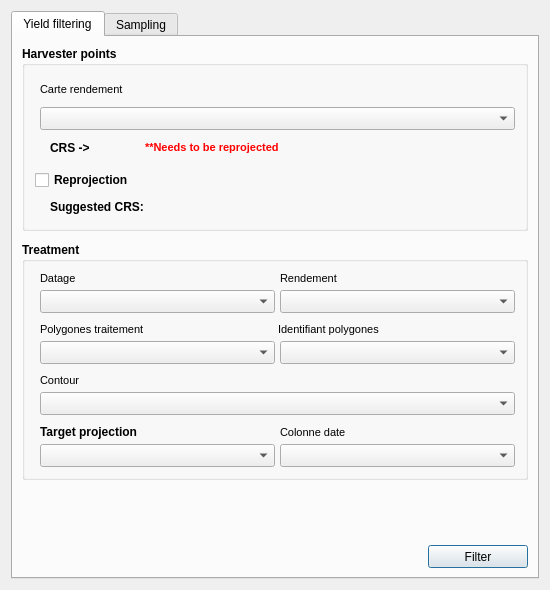
<?xml version="1.0" encoding="UTF-8"?>
<ui version="4.0">
 <class>Dialog</class>
 <widget class="QDialog" name="Dialog">
  <property name="geometry">
   <rect>
    <x>0</x>
    <y>0</y>
    <width>550</width>
    <height>590</height>
   </rect>
  </property>
  <property name="minimumSize">
   <size>
    <width>550</width>
    <height>590</height>
   </size>
  </property>
  <property name="windowTitle">
   <string>Dialog</string>
  </property>
  <layout class="QGridLayout" name="gridLayout">
   <item row="0" column="0">
    <widget class="QTabWidget" name="tabWidget">
     <property name="currentIndex">
      <number>0</number>
     </property>
     <widget class="QWidget" name="yieldFiltering">
      <attribute name="title">
       <string>Yield filtering</string>
      </attribute>
      <layout class="QGridLayout" name="gridLayout_2">
       <item row="3" column="0">
        <spacer name="verticalSpacer">
         <property name="orientation">
          <enum>Qt::Vertical</enum>
         </property>
         <property name="sizeHint" stdset="0">
          <size>
           <width>20</width>
           <height>20</height>
          </size>
         </property>
        </spacer>
       </item>
       <item row="4" column="0">
        <layout class="QHBoxLayout" name="horizontalLayout_13">
         <property name="spacing">
          <number>0</number>
         </property>
         <item>
          <spacer name="horizontalSpacer_9">
           <property name="orientation">
            <enum>Qt::Horizontal</enum>
           </property>
           <property name="sizeHint" stdset="0">
            <size>
             <width>40</width>
             <height>20</height>
            </size>
           </property>
          </spacer>
         </item>
         <item>
          <widget class="QPushButton" name="yeldFilterPushButton">
           <property name="minimumSize">
            <size>
             <width>100</width>
             <height>23</height>
            </size>
           </property>
           <property name="maximumSize">
            <size>
             <width>16777215</width>
             <height>28</height>
            </size>
           </property>
           <property name="styleSheet">
            <string notr="true">font: 8pt &quot;MS Shell Dlg 2&quot;;</string>
           </property>
           <property name="text">
            <string>Filter</string>
           </property>
          </widget>
         </item>
        </layout>
       </item>
       <item row="0" column="0">
        <widget class="QGroupBox" name="groupBox_3">
         <property name="sizePolicy">
          <sizepolicy hsizetype="Preferred" vsizetype="MinimumExpanding">
           <horstretch>0</horstretch>
           <verstretch>0</verstretch>
          </sizepolicy>
         </property>
         <property name="minimumSize">
          <size>
           <width>0</width>
           <height>185</height>
          </size>
         </property>
         <property name="font">
          <font>
           <weight>75</weight>
           <bold>true</bold>
          </font>
         </property>
         <property name="title">
          <string>Harvester points</string>
         </property>
         <layout class="QVBoxLayout" name="verticalLayout_3">
          <property name="spacing">
           <number>5</number>
          </property>
          <property name="leftMargin">
           <number>10</number>
          </property>
          <property name="topMargin">
           <number>10</number>
          </property>
          <property name="rightMargin">
           <number>10</number>
          </property>
          <property name="bottomMargin">
           <number>10</number>
          </property>
          <item>
           <layout class="QVBoxLayout" name="verticalLayout_6">
            <property name="spacing">
             <number>5</number>
            </property>
            <property name="leftMargin">
             <number>0</number>
            </property>
            <property name="rightMargin">
             <number>0</number>
            </property>
            <item>
             <layout class="QHBoxLayout" name="horizontalLayout_19">
              <property name="spacing">
               <number>5</number>
              </property>
              <property name="leftMargin">
               <number>5</number>
              </property>
              <property name="topMargin">
               <number>0</number>
              </property>
              <item>
               <widget class="QLabel" name="methodLabel_3">
                <property name="minimumSize">
                 <size>
                  <width>0</width>
                  <height>13</height>
                 </size>
                </property>
                <property name="font">
                 <font>
                  <family>MS Shell Dlg 2</family>
                  <pointsize>8</pointsize>
                  <weight>50</weight>
                  <italic>false</italic>
                  <bold>false</bold>
                 </font>
                </property>
                <property name="styleSheet">
                 <string notr="true">font: 8pt &quot;MS Shell Dlg 2&quot;</string>
                </property>
                <property name="text">
                 <string>Carte rendement</string>
                </property>
               </widget>
              </item>
             </layout>
            </item>
            <item>
             <layout class="QHBoxLayout" name="horizontalLayout_4">
              <property name="spacing">
               <number>5</number>
              </property>
              <property name="leftMargin">
               <number>5</number>
              </property>
              <item>
               <widget class="QgsMapLayerComboBox" name="harvesterLayerComboBox">
                <property name="minimumSize">
                 <size>
                  <width>0</width>
                  <height>23</height>
                 </size>
                </property>
                <property name="styleSheet">
                 <string notr="true">font: 8pt &quot;MS Shell Dlg 2&quot;</string>
                </property>
               </widget>
              </item>
             </layout>
            </item>
            <item>
             <layout class="QHBoxLayout" name="horizontalLayout_3">
              <property name="leftMargin">
               <number>5</number>
              </property>
              <item>
               <spacer name="horizontalSpacer">
                <property name="orientation">
                 <enum>Qt::Horizontal</enum>
                </property>
                <property name="sizeType">
                 <enum>QSizePolicy::Fixed</enum>
                </property>
                <property name="sizeHint" stdset="0">
                 <size>
                  <width>10</width>
                  <height>20</height>
                 </size>
                </property>
               </spacer>
              </item>
              <item>
               <widget class="QLabel" name="crsLabel">
                <property name="minimumSize">
                 <size>
                  <width>80</width>
                  <height>0</height>
                 </size>
                </property>
                <property name="styleSheet">
                 <string notr="true">font: 8pt &quot;MS Shell Dlg 2&quot;;</string>
                </property>
                <property name="text">
                 <string>CRS -&gt; </string>
                </property>
               </widget>
              </item>
              <item>
               <spacer name="horizontalSpacer_2">
                <property name="orientation">
                 <enum>Qt::Horizontal</enum>
                </property>
                <property name="sizeType">
                 <enum>QSizePolicy::Fixed</enum>
                </property>
                <property name="sizeHint" stdset="0">
                 <size>
                  <width>10</width>
                  <height>20</height>
                 </size>
                </property>
               </spacer>
              </item>
              <item>
               <widget class="QLabel" name="crsWarningLabel">
                <property name="font">
                 <font>
                  <family>MS Shell Dlg 2</family>
                  <pointsize>8</pointsize>
                  <weight>75</weight>
                  <italic>false</italic>
                  <bold>true</bold>
                 </font>
                </property>
                <property name="styleSheet">
                 <string notr="true"/>
                </property>
                <property name="text">
                 <string>&lt;html&gt;&lt;head/&gt;&lt;body&gt;&lt;p&gt;&lt;span style=&quot; font-size:8pt; color:#ff0000;&quot;&gt;**Needs to be reprojected&lt;/span&gt;&lt;/p&gt;&lt;/body&gt;&lt;/html&gt;</string>
                </property>
               </widget>
              </item>
              <item>
               <spacer name="horizontalSpacer_3">
                <property name="orientation">
                 <enum>Qt::Horizontal</enum>
                </property>
                <property name="sizeHint" stdset="0">
                 <size>
                  <width>40</width>
                  <height>20</height>
                 </size>
                </property>
               </spacer>
              </item>
             </layout>
            </item>
           </layout>
          </item>
          <item>
           <spacer name="verticalSpacer_8">
            <property name="orientation">
             <enum>Qt::Vertical</enum>
            </property>
            <property name="sizeType">
             <enum>QSizePolicy::Fixed</enum>
            </property>
            <property name="sizeHint" stdset="0">
             <size>
              <width>20</width>
              <height>5</height>
             </size>
            </property>
           </spacer>
          </item>
          <item>
           <layout class="QVBoxLayout" name="verticalLayout_5">
            <property name="spacing">
             <number>5</number>
            </property>
            <item>
             <layout class="QHBoxLayout" name="horizontalLayout_7">
              <property name="spacing">
               <number>5</number>
              </property>
              <item>
               <widget class="QCheckBox" name="reprojectCheckBox">
                <property name="styleSheet">
                 <string notr="true">font: 8pt &quot;MS Shell Dlg 2&quot;;</string>
                </property>
                <property name="text">
                 <string>Reprojection</string>
                </property>
               </widget>
              </item>
             </layout>
            </item>
            <item>
             <layout class="QHBoxLayout" name="horizontalLayout_12">
              <property name="spacing">
               <number>5</number>
              </property>
              <property name="leftMargin">
               <number>15</number>
              </property>
              <item>
               <widget class="QLabel" name="label_2">
                <property name="styleSheet">
                 <string notr="true">font: 8pt &quot;MS Shell Dlg 2&quot;;</string>
                </property>
                <property name="text">
                 <string>Suggested CRS:</string>
                </property>
               </widget>
              </item>
              <item>
               <spacer name="horizontalSpacer_4">
                <property name="orientation">
                 <enum>Qt::Horizontal</enum>
                </property>
                <property name="sizeType">
                 <enum>QSizePolicy::Fixed</enum>
                </property>
                <property name="sizeHint" stdset="0">
                 <size>
                  <width>5</width>
                  <height>20</height>
                 </size>
                </property>
               </spacer>
              </item>
              <item>
               <widget class="QgsProjectionSelectionWidget" name="suggestedCrsSelectionWidget">
                <property name="sizePolicy">
                 <sizepolicy hsizetype="Preferred" vsizetype="Minimum">
                  <horstretch>0</horstretch>
                  <verstretch>0</verstretch>
                 </sizepolicy>
                </property>
                <property name="minimumSize">
                 <size>
                  <width>0</width>
                  <height>23</height>
                 </size>
                </property>
                <property name="maximumSize">
                 <size>
                  <width>16777215</width>
                  <height>23</height>
                 </size>
                </property>
                <property name="styleSheet">
                 <string notr="true">font: 8pt &quot;MS Shell Dlg 2&quot;;</string>
                </property>
               </widget>
              </item>
             </layout>
            </item>
           </layout>
          </item>
         </layout>
        </widget>
       </item>
       <item row="2" column="0">
        <widget class="QGroupBox" name="groupBox_4">
         <property name="sizePolicy">
          <sizepolicy hsizetype="Preferred" vsizetype="MinimumExpanding">
           <horstretch>0</horstretch>
           <verstretch>0</verstretch>
          </sizepolicy>
         </property>
         <property name="minimumSize">
          <size>
           <width>0</width>
           <height>220</height>
          </size>
         </property>
         <property name="font">
          <font>
           <weight>75</weight>
           <bold>true</bold>
          </font>
         </property>
         <property name="title">
          <string>Treatment</string>
         </property>
         <layout class="QVBoxLayout" name="verticalLayout_4">
          <property name="spacing">
           <number>5</number>
          </property>
          <property name="leftMargin">
           <number>10</number>
          </property>
          <property name="topMargin">
           <number>10</number>
          </property>
          <property name="rightMargin">
           <number>10</number>
          </property>
          <property name="bottomMargin">
           <number>10</number>
          </property>
          <item>
           <layout class="QVBoxLayout" name="verticalLayout_11">
            <property name="spacing">
             <number>5</number>
            </property>
            <property name="leftMargin">
             <number>0</number>
            </property>
            <property name="rightMargin">
             <number>0</number>
            </property>
            <item>
             <layout class="QHBoxLayout" name="horizontalLayout_20">
              <property name="spacing">
               <number>5</number>
              </property>
              <property name="leftMargin">
               <number>5</number>
              </property>
              <property name="topMargin">
               <number>0</number>
              </property>
              <item>
               <widget class="QLabel" name="datageLabel">
                <property name="sizePolicy">
                 <sizepolicy hsizetype="Preferred" vsizetype="Minimum">
                  <horstretch>0</horstretch>
                  <verstretch>0</verstretch>
                 </sizepolicy>
                </property>
                <property name="minimumSize">
                 <size>
                  <width>0</width>
                  <height>13</height>
                 </size>
                </property>
                <property name="font">
                 <font>
                  <family>MS Shell Dlg 2</family>
                  <pointsize>8</pointsize>
                  <weight>50</weight>
                  <italic>false</italic>
                  <bold>false</bold>
                 </font>
                </property>
                <property name="styleSheet">
                 <string notr="true">font: 8pt &quot;MS Shell Dlg 2&quot;</string>
                </property>
                <property name="text">
                 <string>Datage</string>
                </property>
               </widget>
              </item>
              <item>
               <widget class="QLabel" name="sortingLabel_4">
                <property name="minimumSize">
                 <size>
                  <width>0</width>
                  <height>13</height>
                 </size>
                </property>
                <property name="font">
                 <font>
                  <family>MS Shell Dlg 2</family>
                  <pointsize>8</pointsize>
                  <weight>50</weight>
                  <italic>false</italic>
                  <bold>false</bold>
                 </font>
                </property>
                <property name="styleSheet">
                 <string notr="true">font: 8pt &quot;MS Shell Dlg 2&quot;</string>
                </property>
                <property name="text">
                 <string>Rendement</string>
                </property>
               </widget>
              </item>
             </layout>
            </item>
            <item>
             <layout class="QHBoxLayout" name="horizontalLayout_9">
              <property name="spacing">
               <number>5</number>
              </property>
              <property name="leftMargin">
               <number>5</number>
              </property>
              <item>
               <widget class="QgsFieldComboBox" name="harvesterDatageComboBox">
                <property name="minimumSize">
                 <size>
                  <width>0</width>
                  <height>23</height>
                 </size>
                </property>
                <property name="styleSheet">
                 <string notr="true">font: 8pt &quot;MS Shell Dlg 2&quot;</string>
                </property>
               </widget>
              </item>
              <item>
               <widget class="QgsFieldComboBox" name="harvesterLayerYeldComboBox">
                <property name="minimumSize">
                 <size>
                  <width>0</width>
                  <height>23</height>
                 </size>
                </property>
                <property name="styleSheet">
                 <string notr="true">font: 8pt &quot;MS Shell Dlg 2&quot;</string>
                </property>
               </widget>
              </item>
             </layout>
            </item>
           </layout>
          </item>
          <item>
           <spacer name="verticalSpacer_7">
            <property name="orientation">
             <enum>Qt::Vertical</enum>
            </property>
            <property name="sizeType">
             <enum>QSizePolicy::Fixed</enum>
            </property>
            <property name="sizeHint" stdset="0">
             <size>
              <width>20</width>
              <height>5</height>
             </size>
            </property>
           </spacer>
          </item>
          <item>
           <layout class="QVBoxLayout" name="verticalLayout_7">
            <property name="spacing">
             <number>5</number>
            </property>
            <property name="leftMargin">
             <number>0</number>
            </property>
            <property name="rightMargin">
             <number>0</number>
            </property>
            <item>
             <layout class="QHBoxLayout" name="horizontalLayout_18">
              <property name="spacing">
               <number>0</number>
              </property>
              <property name="leftMargin">
               <number>5</number>
              </property>
              <property name="topMargin">
               <number>0</number>
              </property>
              <item>
               <widget class="QLabel" name="methodLabel_2">
                <property name="sizePolicy">
                 <sizepolicy hsizetype="Preferred" vsizetype="Minimum">
                  <horstretch>0</horstretch>
                  <verstretch>0</verstretch>
                 </sizepolicy>
                </property>
                <property name="minimumSize">
                 <size>
                  <width>0</width>
                  <height>13</height>
                 </size>
                </property>
                <property name="font">
                 <font>
                  <family>MS Shell Dlg 2</family>
                  <pointsize>8</pointsize>
                  <weight>50</weight>
                  <italic>false</italic>
                  <bold>false</bold>
                 </font>
                </property>
                <property name="styleSheet">
                 <string notr="true">font: 8pt &quot;MS Shell Dlg 2&quot;;</string>
                </property>
                <property name="text">
                 <string>Polygones traitement</string>
                </property>
               </widget>
              </item>
              <item>
               <widget class="QLabel" name="sortingLabel_2">
                <property name="sizePolicy">
                 <sizepolicy hsizetype="Preferred" vsizetype="Minimum">
                  <horstretch>0</horstretch>
                  <verstretch>0</verstretch>
                 </sizepolicy>
                </property>
                <property name="minimumSize">
                 <size>
                  <width>0</width>
                  <height>13</height>
                 </size>
                </property>
                <property name="font">
                 <font>
                  <family>MS Shell Dlg 2</family>
                  <pointsize>8</pointsize>
                  <weight>50</weight>
                  <italic>false</italic>
                  <bold>false</bold>
                 </font>
                </property>
                <property name="styleSheet">
                 <string notr="true">font: 8pt &quot;MS Shell Dlg 2&quot;</string>
                </property>
                <property name="text">
                 <string>Identifiant polygones</string>
                </property>
               </widget>
              </item>
             </layout>
            </item>
            <item>
             <layout class="QHBoxLayout" name="horizontalLayout_6">
              <property name="spacing">
               <number>5</number>
              </property>
              <property name="leftMargin">
               <number>5</number>
              </property>
              <item>
               <widget class="QgsMapLayerComboBox" name="treatmentLayerComboBox">
                <property name="minimumSize">
                 <size>
                  <width>0</width>
                  <height>23</height>
                 </size>
                </property>
                <property name="styleSheet">
                 <string notr="true">font: 8pt &quot;MS Shell Dlg 2&quot;</string>
                </property>
               </widget>
              </item>
              <item>
               <widget class="QgsFieldComboBox" name="treatmentLayerIdComboBox">
                <property name="minimumSize">
                 <size>
                  <width>0</width>
                  <height>23</height>
                 </size>
                </property>
                <property name="styleSheet">
                 <string notr="true">font: 8pt &quot;MS Shell Dlg 2&quot;</string>
                </property>
               </widget>
              </item>
             </layout>
            </item>
           </layout>
          </item>
          <item>
           <spacer name="verticalSpacer_6">
            <property name="orientation">
             <enum>Qt::Vertical</enum>
            </property>
            <property name="sizeType">
             <enum>QSizePolicy::Fixed</enum>
            </property>
            <property name="sizeHint" stdset="0">
             <size>
              <width>20</width>
              <height>5</height>
             </size>
            </property>
           </spacer>
          </item>
          <item>
           <layout class="QVBoxLayout" name="verticalLayout_8">
            <property name="spacing">
             <number>5</number>
            </property>
            <property name="leftMargin">
             <number>0</number>
            </property>
            <property name="rightMargin">
             <number>0</number>
            </property>
            <item>
             <layout class="QHBoxLayout" name="horizontalLayout_17">
              <property name="spacing">
               <number>5</number>
              </property>
              <property name="leftMargin">
               <number>5</number>
              </property>
              <property name="topMargin">
               <number>0</number>
              </property>
              <item>
               <widget class="QLabel" name="methodLabel">
                <property name="font">
                 <font>
                  <family>MS Shell Dlg 2</family>
                  <pointsize>8</pointsize>
                  <weight>50</weight>
                  <italic>false</italic>
                  <bold>false</bold>
                 </font>
                </property>
                <property name="styleSheet">
                 <string notr="true">font: 8pt &quot;MS Shell Dlg 2&quot;;</string>
                </property>
                <property name="text">
                 <string>Contour</string>
                </property>
               </widget>
              </item>
             </layout>
            </item>
            <item>
             <layout class="QHBoxLayout" name="horizontalLayout_8">
              <property name="spacing">
               <number>5</number>
              </property>
              <property name="leftMargin">
               <number>5</number>
              </property>
              <item>
               <widget class="QgsMapLayerComboBox" name="boundaryLayerComboBox">
                <property name="minimumSize">
                 <size>
                  <width>0</width>
                  <height>23</height>
                 </size>
                </property>
                <property name="styleSheet">
                 <string notr="true">font: 8pt &quot;MS Shell Dlg 2&quot;</string>
                </property>
               </widget>
              </item>
             </layout>
            </item>
           </layout>
          </item>
          <item>
           <spacer name="verticalSpacer_9">
            <property name="orientation">
             <enum>Qt::Vertical</enum>
            </property>
            <property name="sizeType">
             <enum>QSizePolicy::Fixed</enum>
            </property>
            <property name="sizeHint" stdset="0">
             <size>
              <width>20</width>
              <height>5</height>
             </size>
            </property>
           </spacer>
          </item>
          <item>
           <layout class="QVBoxLayout" name="verticalLayout_9">
            <property name="spacing">
             <number>5</number>
            </property>
            <property name="leftMargin">
             <number>0</number>
            </property>
            <property name="rightMargin">
             <number>0</number>
            </property>
            <item>
             <layout class="QHBoxLayout" name="horizontalLayout_21">
              <property name="spacing">
               <number>5</number>
              </property>
              <property name="leftMargin">
               <number>5</number>
              </property>
              <property name="topMargin">
               <number>0</number>
              </property>
              <item>
               <widget class="QLabel" name="label">
                <property name="sizePolicy">
                 <sizepolicy hsizetype="MinimumExpanding" vsizetype="Preferred">
                  <horstretch>0</horstretch>
                  <verstretch>0</verstretch>
                 </sizepolicy>
                </property>
                <property name="styleSheet">
                 <string notr="true">font: 8pt &quot;MS Shell Dlg 2&quot;</string>
                </property>
                <property name="text">
                 <string>Target projection</string>
                </property>
               </widget>
              </item>
              <item>
               <widget class="QLabel" name="sortingLabel_5">
                <property name="sizePolicy">
                 <sizepolicy hsizetype="MinimumExpanding" vsizetype="Preferred">
                  <horstretch>0</horstretch>
                  <verstretch>0</verstretch>
                 </sizepolicy>
                </property>
                <property name="font">
                 <font>
                  <family>MS Shell Dlg 2</family>
                  <pointsize>8</pointsize>
                  <weight>50</weight>
                  <italic>false</italic>
                  <bold>false</bold>
                 </font>
                </property>
                <property name="styleSheet">
                 <string notr="true">font: 8pt &quot;MS Shell Dlg 2&quot;</string>
                </property>
                <property name="text">
                 <string>Colonne date</string>
                </property>
               </widget>
              </item>
             </layout>
            </item>
            <item>
             <layout class="QHBoxLayout" name="horizontalLayout_5">
              <property name="spacing">
               <number>5</number>
              </property>
              <property name="leftMargin">
               <number>5</number>
              </property>
              <item>
               <widget class="QComboBox" name="targetProjection">
                <property name="sizePolicy">
                 <sizepolicy hsizetype="Preferred" vsizetype="Fixed">
                  <horstretch>0</horstretch>
                  <verstretch>0</verstretch>
                 </sizepolicy>
                </property>
                <property name="minimumSize">
                 <size>
                  <width>0</width>
                  <height>23</height>
                 </size>
                </property>
                <property name="styleSheet">
                 <string notr="true">font: 8pt &quot;MS Shell Dlg 2&quot;</string>
                </property>
               </widget>
              </item>
              <item>
               <widget class="QComboBox" name="colonneDateComboBox">
                <property name="minimumSize">
                 <size>
                  <width>0</width>
                  <height>23</height>
                 </size>
                </property>
                <property name="styleSheet">
                 <string notr="true">font: 8pt &quot;MS Shell Dlg 2&quot;</string>
                </property>
               </widget>
              </item>
             </layout>
            </item>
           </layout>
          </item>
         </layout>
        </widget>
       </item>
       <item row="1" column="0">
        <spacer name="verticalSpacer_2">
         <property name="orientation">
          <enum>Qt::Vertical</enum>
         </property>
         <property name="sizeType">
          <enum>QSizePolicy::Fixed</enum>
         </property>
         <property name="sizeHint" stdset="0">
          <size>
           <width>20</width>
           <height>5</height>
          </size>
         </property>
        </spacer>
       </item>
      </layout>
     </widget>
     <widget class="QWidget" name="sampling">
      <attribute name="title">
       <string>Sampling</string>
      </attribute>
      <layout class="QGridLayout" name="gridLayout_3">
       <item row="2" column="0">
        <widget class="QGroupBox" name="samplesGroupBox">
         <property name="sizePolicy">
          <sizepolicy hsizetype="Preferred" vsizetype="Preferred">
           <horstretch>0</horstretch>
           <verstretch>0</verstretch>
          </sizepolicy>
         </property>
         <property name="minimumSize">
          <size>
           <width>0</width>
           <height>65</height>
          </size>
         </property>
         <property name="font">
          <font>
           <weight>75</weight>
           <bold>true</bold>
          </font>
         </property>
         <property name="title">
          <string>Samples</string>
         </property>
         <property name="checkable">
          <bool>true</bool>
         </property>
         <property name="checked">
          <bool>false</bool>
         </property>
         <layout class="QVBoxLayout" name="verticalLayout_15">
          <property name="spacing">
           <number>5</number>
          </property>
          <property name="leftMargin">
           <number>10</number>
          </property>
          <property name="topMargin">
           <number>10</number>
          </property>
          <property name="rightMargin">
           <number>10</number>
          </property>
          <property name="bottomMargin">
           <number>10</number>
          </property>
          <item>
           <layout class="QVBoxLayout" name="verticalLayout_16">
            <property name="spacing">
             <number>5</number>
            </property>
            <item>
             <layout class="QHBoxLayout" name="horizontalLayout_26">
              <property name="spacing">
               <number>5</number>
              </property>
              <item>
               <widget class="QCheckBox" name="totalSamplesCheckBox">
                <property name="styleSheet">
                 <string notr="true">font: 8pt &quot;MS Shell Dlg 2&quot;;</string>
                </property>
                <property name="text">
                 <string>Total</string>
                </property>
               </widget>
              </item>
              <item>
               <widget class="QCheckBox" name="eightySamplesCheckBox">
                <property name="styleSheet">
                 <string notr="true">font: 8pt &quot;MS Shell Dlg 2&quot;;</string>
                </property>
                <property name="text">
                 <string>80% samples</string>
                </property>
               </widget>
              </item>
              <item>
               <widget class="QCheckBox" name="twentySamplesCheckBox">
                <property name="styleSheet">
                 <string notr="true">font: 8pt &quot;MS Shell Dlg 2&quot;;</string>
                </property>
                <property name="text">
                 <string>20% samples</string>
                </property>
               </widget>
              </item>
             </layout>
            </item>
           </layout>
          </item>
         </layout>
        </widget>
       </item>
       <item row="4" column="0">
        <layout class="QHBoxLayout" name="horizontalLayout_27">
         <property name="spacing">
          <number>0</number>
         </property>
         <item>
          <spacer name="horizontalSpacer_10">
           <property name="orientation">
            <enum>Qt::Horizontal</enum>
           </property>
           <property name="sizeHint" stdset="0">
            <size>
             <width>40</width>
             <height>20</height>
            </size>
           </property>
          </spacer>
         </item>
         <item>
          <widget class="QPushButton" name="samplerPushButton">
           <property name="minimumSize">
            <size>
             <width>100</width>
             <height>23</height>
            </size>
           </property>
           <property name="maximumSize">
            <size>
             <width>16777215</width>
             <height>28</height>
            </size>
           </property>
           <property name="styleSheet">
            <string notr="true">font: 8pt &quot;MS Shell Dlg 2&quot;;</string>
           </property>
           <property name="text">
            <string>Run</string>
           </property>
          </widget>
         </item>
        </layout>
       </item>
       <item row="0" column="0">
        <widget class="QGroupBox" name="groupBox_5">
         <property name="sizePolicy">
          <sizepolicy hsizetype="Preferred" vsizetype="Preferred">
           <horstretch>0</horstretch>
           <verstretch>0</verstretch>
          </sizepolicy>
         </property>
         <property name="minimumSize">
          <size>
           <width>0</width>
           <height>0</height>
          </size>
         </property>
         <property name="font">
          <font>
           <weight>75</weight>
           <bold>true</bold>
          </font>
         </property>
         <property name="title">
          <string>Filtered points</string>
         </property>
         <layout class="QVBoxLayout" name="verticalLayout_12">
          <property name="spacing">
           <number>5</number>
          </property>
          <property name="leftMargin">
           <number>10</number>
          </property>
          <property name="topMargin">
           <number>10</number>
          </property>
          <property name="rightMargin">
           <number>10</number>
          </property>
          <property name="bottomMargin">
           <number>10</number>
          </property>
          <item>
           <layout class="QVBoxLayout" name="verticalLayout_13">
            <property name="spacing">
             <number>5</number>
            </property>
            <property name="leftMargin">
             <number>0</number>
            </property>
            <property name="rightMargin">
             <number>0</number>
            </property>
            <item>
             <layout class="QHBoxLayout" name="horizontalLayout_24">
              <property name="spacing">
               <number>5</number>
              </property>
              <property name="leftMargin">
               <number>5</number>
              </property>
              <property name="topMargin">
               <number>0</number>
              </property>
              <item>
               <widget class="QLabel" name="methodLabel_4">
                <property name="minimumSize">
                 <size>
                  <width>0</width>
                  <height>13</height>
                 </size>
                </property>
                <property name="font">
                 <font>
                  <family>MS Shell Dlg 2</family>
                  <pointsize>8</pointsize>
                  <weight>50</weight>
                  <italic>false</italic>
                  <bold>false</bold>
                 </font>
                </property>
                <property name="styleSheet">
                 <string notr="true">font: 8pt &quot;MS Shell Dlg 2&quot;</string>
                </property>
                <property name="text">
                 <string>Layer</string>
                </property>
               </widget>
              </item>
             </layout>
            </item>
            <item>
             <layout class="QHBoxLayout" name="horizontalLayout_14">
              <property name="spacing">
               <number>5</number>
              </property>
              <property name="leftMargin">
               <number>5</number>
              </property>
              <item>
               <widget class="QgsMapLayerComboBox" name="samplingLayerComboBox">
                <property name="minimumSize">
                 <size>
                  <width>0</width>
                  <height>23</height>
                 </size>
                </property>
                <property name="styleSheet">
                 <string notr="true">font: 8pt &quot;MS Shell Dlg 2&quot;</string>
                </property>
               </widget>
              </item>
             </layout>
            </item>
            <item>
             <layout class="QHBoxLayout" name="horizontalLayout_15">
              <property name="leftMargin">
               <number>5</number>
              </property>
              <item>
               <spacer name="horizontalSpacer_5">
                <property name="orientation">
                 <enum>Qt::Horizontal</enum>
                </property>
                <property name="sizeType">
                 <enum>QSizePolicy::Fixed</enum>
                </property>
                <property name="sizeHint" stdset="0">
                 <size>
                  <width>10</width>
                  <height>20</height>
                 </size>
                </property>
               </spacer>
              </item>
              <item>
               <widget class="QLabel" name="samplingCrsLabel">
                <property name="minimumSize">
                 <size>
                  <width>80</width>
                  <height>0</height>
                 </size>
                </property>
                <property name="styleSheet">
                 <string notr="true">font: 8pt &quot;MS Shell Dlg 2&quot;;</string>
                </property>
                <property name="text">
                 <string>CRS -&gt; </string>
                </property>
               </widget>
              </item>
              <item>
               <spacer name="horizontalSpacer_6">
                <property name="orientation">
                 <enum>Qt::Horizontal</enum>
                </property>
                <property name="sizeType">
                 <enum>QSizePolicy::Fixed</enum>
                </property>
                <property name="sizeHint" stdset="0">
                 <size>
                  <width>10</width>
                  <height>20</height>
                 </size>
                </property>
               </spacer>
              </item>
              <item>
               <widget class="QLabel" name="samplingWarningLabel">
                <property name="font">
                 <font>
                  <family>MS Shell Dlg 2</family>
                  <pointsize>8</pointsize>
                  <weight>75</weight>
                  <italic>false</italic>
                  <bold>true</bold>
                 </font>
                </property>
                <property name="styleSheet">
                 <string notr="true"/>
                </property>
                <property name="text">
                 <string>&lt;html&gt;&lt;head/&gt;&lt;body&gt;&lt;p&gt;&lt;span style=&quot; font-size:8pt; color:#ff0000;&quot;&gt;**Needs to be in UTM projection&lt;/span&gt;&lt;/p&gt;&lt;/body&gt;&lt;/html&gt;</string>
                </property>
               </widget>
              </item>
              <item>
               <spacer name="horizontalSpacer_7">
                <property name="orientation">
                 <enum>Qt::Horizontal</enum>
                </property>
                <property name="sizeHint" stdset="0">
                 <size>
                  <width>40</width>
                  <height>20</height>
                 </size>
                </property>
               </spacer>
              </item>
             </layout>
            </item>
           </layout>
          </item>
         </layout>
        </widget>
       </item>
       <item row="5" column="0">
        <spacer name="verticalSpacer_4">
         <property name="orientation">
          <enum>Qt::Vertical</enum>
         </property>
         <property name="sizeHint" stdset="0">
          <size>
           <width>20</width>
           <height>40</height>
          </size>
         </property>
        </spacer>
       </item>
       <item row="1" column="0">
        <spacer name="verticalSpacer_10">
         <property name="orientation">
          <enum>Qt::Vertical</enum>
         </property>
         <property name="sizeType">
          <enum>QSizePolicy::Fixed</enum>
         </property>
         <property name="sizeHint" stdset="0">
          <size>
           <width>20</width>
           <height>5</height>
          </size>
         </property>
        </spacer>
       </item>
       <item row="3" column="0">
        <spacer name="verticalSpacer_11">
         <property name="orientation">
          <enum>Qt::Vertical</enum>
         </property>
         <property name="sizeType">
          <enum>QSizePolicy::Fixed</enum>
         </property>
         <property name="sizeHint" stdset="0">
          <size>
           <width>20</width>
           <height>15</height>
          </size>
         </property>
        </spacer>
       </item>
      </layout>
     </widget>
    </widget>
   </item>
  </layout>
 </widget>
 <customwidgets>
  <customwidget>
   <class>QgsFieldComboBox</class>
   <extends>QComboBox</extends>
   <header>qgsfieldcombobox.h</header>
  </customwidget>
  <customwidget>
   <class>QgsMapLayerComboBox</class>
   <extends>QComboBox</extends>
   <header>qgsmaplayercombobox.h</header>
  </customwidget>
  <customwidget>
   <class>QgsProjectionSelectionWidget</class>
   <extends>QWidget</extends>
   <header>qgsprojectionselectionwidget.h</header>
  </customwidget>
 </customwidgets>
 <tabstops>
  <tabstop>tabWidget</tabstop>
  <tabstop>harvesterLayerComboBox</tabstop>
  <tabstop>treatmentLayerComboBox</tabstop>
  <tabstop>treatmentLayerIdComboBox</tabstop>
  <tabstop>boundaryLayerComboBox</tabstop>
  <tabstop>targetProjection</tabstop>
  <tabstop>yeldFilterPushButton</tabstop>
 </tabstops>
 <resources/>
 <connections/>
</ui>
